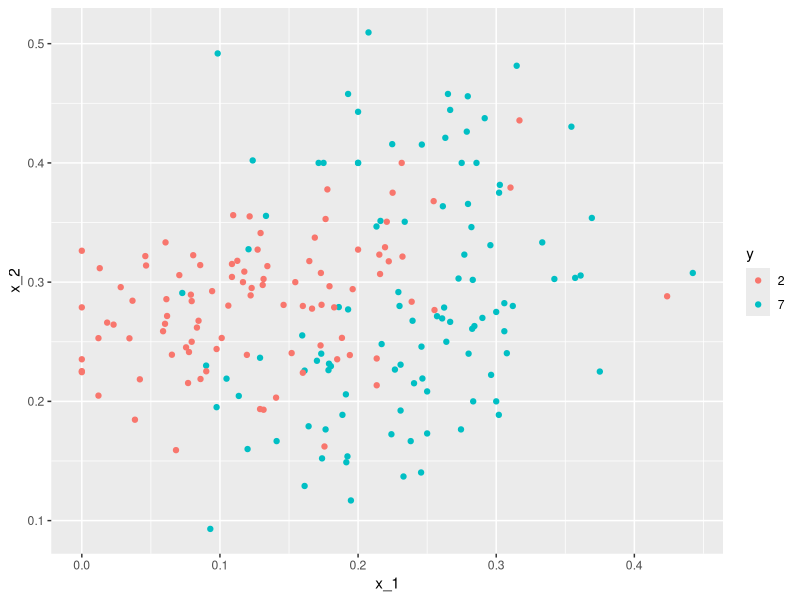
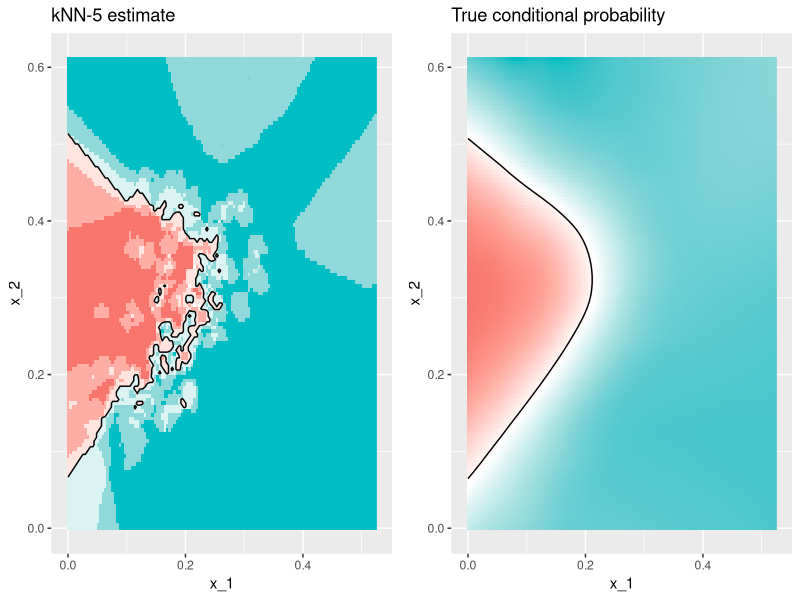
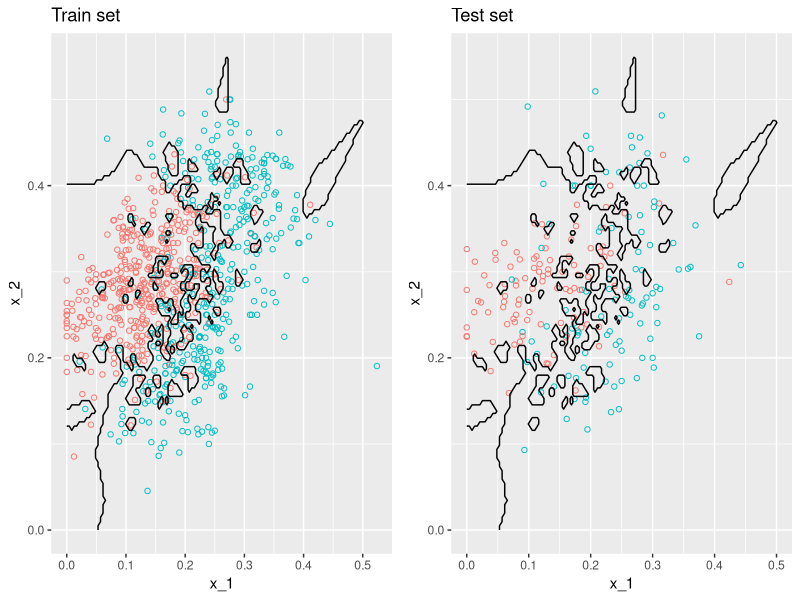
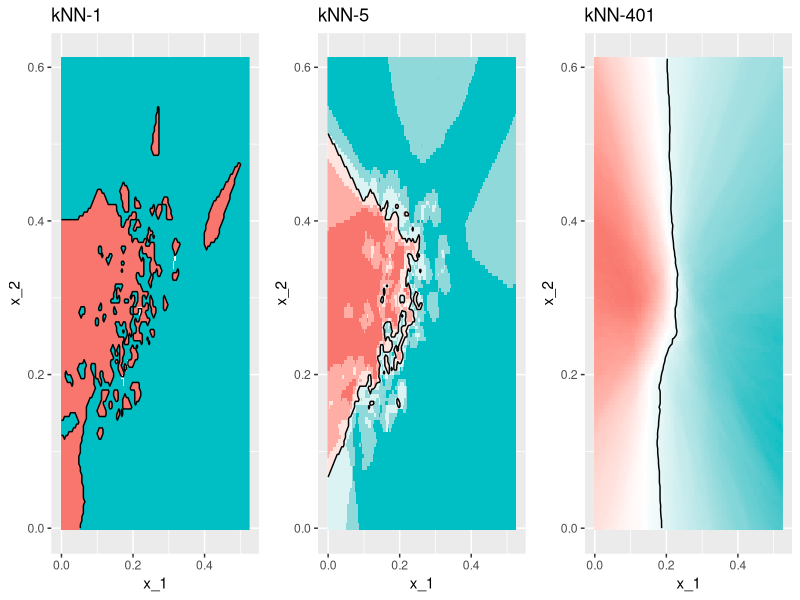
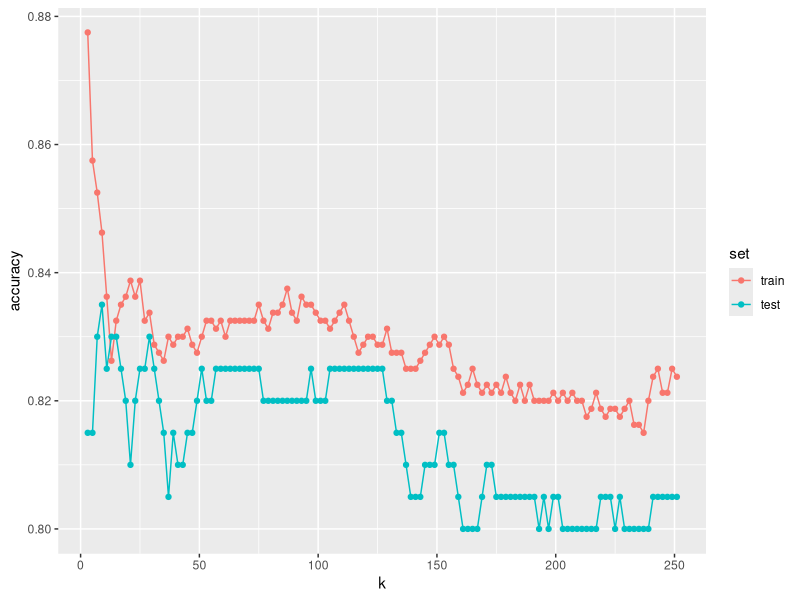
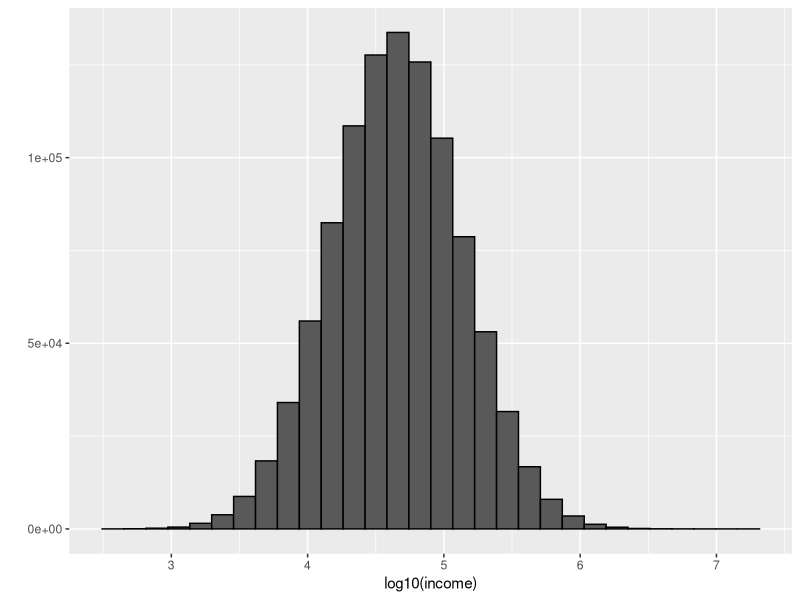
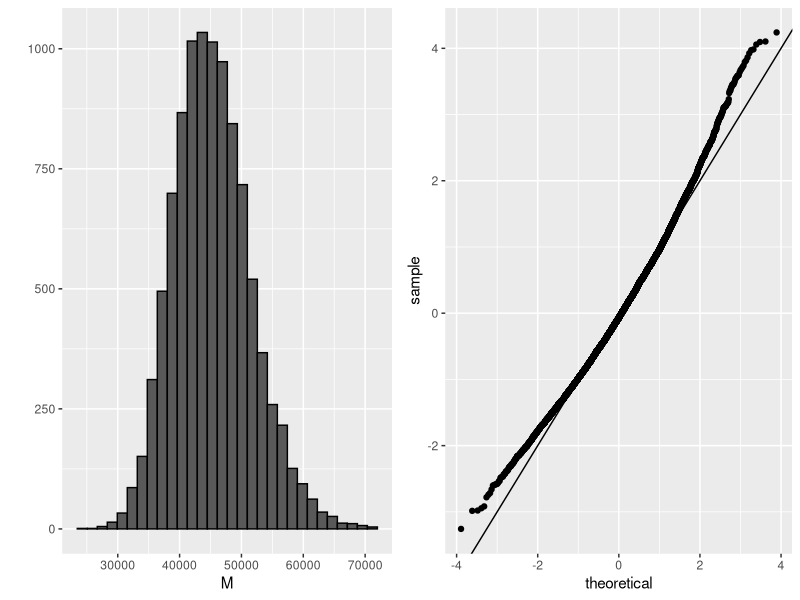
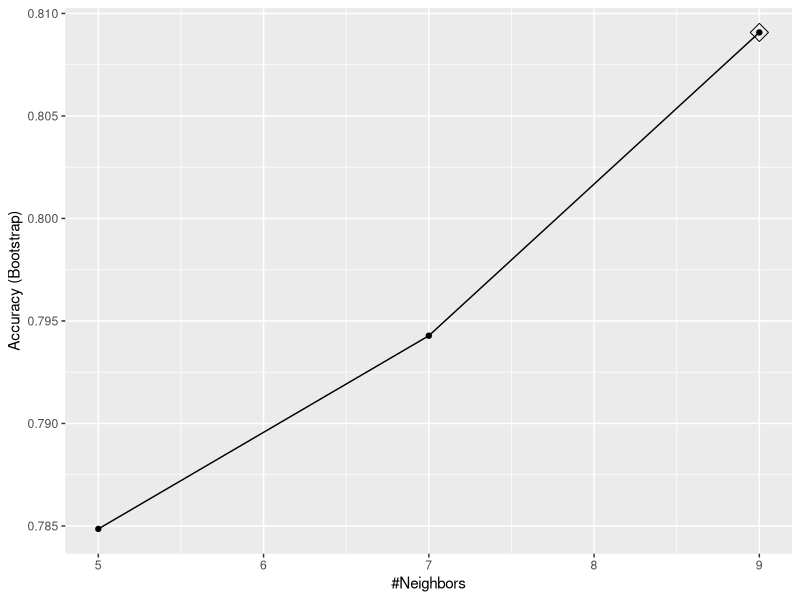

Source code (R) for these figures, in order:
## ---- chunk 1
knitr::opts_chunk$set(echo = TRUE,warning = FALSE, message = FALSE) 
library(caret)
library(tidyverse)
library(gam)
img_path <- "cvfigs/"
## ---- chunk 2
library(dslabs); data("mnist_27")
mnist_27$test %>% ggplot(aes(x_1, x_2, color = y)) + geom_point()
## ---- chunk 3
library(caret)
knn_fit <- knn3(y ~ ., data = mnist_27$train, k = 5)
## ---- chunk 4
y_hat_knn <- predict(knn_fit, mnist_27$test, type = "class")
confusionMatrix(y_hat_knn, mnist_27$test$y)$overall["Accuracy"]
## ---- chunk 5
# We use this function to plot the estimated conditional probabilities
plot_cond_prob <- function(p_hat=NULL){
  tmp <- mnist_27$true_p
  if(!is.null(p_hat)){
    tmp <- mutate(tmp, p=p_hat)
  }
  tmp %>% ggplot(aes(x_1, x_2, z=p, fill=p)) +
  geom_raster(show.legend = FALSE) +
  scale_fill_gradientn(colors=c("#F8766D","white","#00BFC4")) +
  stat_contour(breaks=c(0.5),color="black")
}

p1 <- plot_cond_prob() + ggtitle("True conditional probability")

p2 <- plot_cond_prob(predict(knn_fit, mnist_27$true_p)[,2]) +
  ggtitle("kNN-5 estimate")
library(gridExtra)

grid.arrange(p2, p1, nrow=1)
## ---- chunk 6
y_hat_knn <- predict(knn_fit, mnist_27$train, type = "class")
confusionMatrix(y_hat_knn, mnist_27$train$y)$overall["Accuracy"]

y_hat_knn <- predict(knn_fit, mnist_27$test, type = "class")
confusionMatrix(y_hat_knn, mnist_27$test$y)$overall["Accuracy"]
## ---- chunk 7
knn_fit_1 <- knn3(y ~ ., data = mnist_27$train, k = 1)
y_hat_knn_1 <- predict(knn_fit_1, mnist_27$train, type = "class")
confusionMatrix(y_hat_knn_1, mnist_27$train$y)$overall[["Accuracy"]]
## ---- chunk 8
y_hat_knn_1 <- predict(knn_fit_1, mnist_27$test, type = "class")
confusionMatrix(y_hat_knn_1, mnist_27$test$y)$overall["Accuracy"]
## ---- chunk 9
p1 <- mnist_27$true_p %>% 
  mutate(knn = predict(knn_fit_1, newdata = .)[,2]) %>%
  ggplot() +
  geom_point(data = mnist_27$train, aes(x_1, x_2, color= y),
             pch=21, show.legend = FALSE) +
  scale_fill_gradientn(colors=c("#F8766D","white","#00BFC4")) +
  stat_contour(aes(x_1, x_2, z = knn), breaks=c(0.5), color="black") +
  ggtitle("Train set")

p2 <- mnist_27$true_p %>% 
  mutate(knn = predict(knn_fit_1, newdata = .)[,2]) %>%
  ggplot() +
  geom_point(data = mnist_27$test, aes(x_1, x_2, color= y), 
             pch=21, show.legend = FALSE) +
  scale_fill_gradientn(colors=c("#F8766D","white","#00BFC4")) +
  stat_contour(aes(x_1, x_2, z = knn), breaks=c(0.5), color="black") +
  ggtitle("Test set")

grid.arrange(p1, p2, nrow=1)
## ---- chunk 10
knn_fit_401 <- knn3(y ~ ., data = mnist_27$train, k = 401)
y_hat_knn_401 <- predict(knn_fit_401, mnist_27$test, 
                         type = "class")
confusionMatrix(y_hat_knn_401, mnist_27$test$y)$overall["Accuracy"]
## ---- chunk 11

p1 <- plot_cond_prob(predict(knn_fit_1, mnist_27$true_p)[,2]) +
  ggtitle("kNN-1")

p2 <- plot_cond_prob(predict(knn_fit, mnist_27$true_p)[,2]) +
  ggtitle("kNN-5")

p3 <- plot_cond_prob(predict(knn_fit_401, mnist_27$true_p)[,2]) +
  ggtitle("kNN-401")
  
grid.arrange(p1, p2, p3, nrow=1)
## ---- chunk 12
ks <- seq(3, 251, 2)
## ---- chunk 13
library(purrr)
accuracy <- map_df(ks, function(k){
  fit <- knn3(y ~ ., data = mnist_27$train, k = k)
  
  y_hat <- predict(fit, mnist_27$train, type = "class")
  cm_train <- confusionMatrix(y_hat, mnist_27$train$y)
  train_error <- cm_train$overall["Accuracy"]
  
  y_hat <- predict(fit, mnist_27$test, type = "class")
  cm_test <- confusionMatrix(y_hat, mnist_27$test$y)
  test_error <- cm_test$overall["Accuracy"]
  
  tibble(train = train_error, test = test_error)
})
## ---- chunk 14
accuracy %>% mutate(k = ks) %>%
  gather(set, accuracy, -k) %>%
  mutate(set = factor(set, levels = c("train", "test"))) %>%
  ggplot(aes(k, accuracy, color = set)) + 
  geom_line() +
  geom_point() 
## ---- chunk 15
ks[which.max(accuracy$test)]
max(accuracy$test)
## ---- chunk 16
if(knitr::is_html_output()){
  knitr::opts_chunk$set(out.width = "500px",
                        out.extra='style="display: block; margin-left: auto; margin-right: auto; background-color: #000; padding:3px;"')
} else{
  knitr::opts_chunk$set(out.width = "35%")
}
## ---- chunk 17
set.seed(1995)
n <- 10^6
income <- 10^(rnorm(n, log10(45000), log10(3)))
qplot(log10(income), bins = 30, color = I("black"))
## ---- chunk 18
m <- median(income)
m
## ---- chunk 19
N <- 100
X <- sample(income, N)
median(X)
## ---- chunk 20
library(gridExtra)
B <- 10^4
M <- replicate(B, {X <- sample(income, N); median(X)})
p1 <- qplot(M, bins = 30, color = I("black"))
p2 <- qplot(sample = scale(M), xlab = "theoretical", 
            ylab = "sample") + geom_abline()
grid.arrange(p1, p2, ncol = 2)
## ---- chunk 21
median(X) + 1.96 * sd(X) / sqrt(N) * c(-1, 1)
## ---- chunk 22
quantile(M, c(0.025, 0.975))
## ---- chunk 23
B <- 10^4
M_star <- replicate(B, {
  X_star <- sample(X, N, replace = TRUE)
  median(X_star)
})
## ---- chunk 24
quantile(M_star, c(0.025, 0.975))
## ---- chunk 25
library(tidyverse)
library(dslabs)
data("mnist_27")
## ---- chunk 26
library(caret)
train_glm <- train(y ~ ., method = "glm", 
                   data = mnist_27$train)
train_knn <- train(y ~ ., method = "knn",
                   data = mnist_27$train)
## ---- chunk 27
y_hat_glm <- predict(train_glm, 
                     mnist_27$test, type = "raw")
y_hat_knn <- predict(train_knn, 
                     mnist_27$test, type = "raw")
## ---- chunk 28
confusionMatrix(y_hat_glm, 
      mnist_27$test$y)$overall[["Accuracy"]]
confusionMatrix(y_hat_knn,
      mnist_27$test$y)$overall[["Accuracy"]]
## ---- chunk 29
train_knn <- train(y ~ ., method = "knn", 
                   data = mnist_27$train)
## ---- chunk 30
ggplot(train_knn, highlight = TRUE)
## ---- chunk 31
set.seed(2008)
train_knn <- train(y ~ ., method = "knn", 
                   data = mnist_27$train,
                   tuneGrid = data.frame(k = seq(9, 71, 2)))
ggplot(train_knn, highlight = TRUE)
## ---- chunk 32
train_knn$bestTune
## ---- chunk 33
train_knn$finalModel
## ---- chunk 34
confusionMatrix(predict(train_knn, 
                        mnist_27$test, type = "raw"),
                mnist_27$test$y)$overall["Accuracy"]
## ---- chunk 35
control <- trainControl(method = "cv", number = 10, p = .9)
train_knn_cv <- train(y ~ ., method = "knn", 
                   data = mnist_27$train,
                   tuneGrid = data.frame(k = seq(9, 71, 2)),
                   trControl = control)
ggplot(train_knn_cv, highlight = TRUE)
## ---- chunk 36
names(train_knn$results)
## ---- chunk 37
train_knn$results %>% 
  ggplot(aes(x = k, y = Accuracy)) +
  geom_line() + geom_point() +
  geom_errorbar(aes(x = k, 
                    ymin = Accuracy - AccuracySD, 
                    ymax = Accuracy + AccuracySD))
## ---- chunk 38
plot_cond_prob <- function(p_hat=NULL){
  tmp <- mnist_27$true_p
  if(!is.null(p_hat)){
    tmp <- mutate(tmp, p=p_hat)
  }
  tmp %>% ggplot(aes(x_1, x_2, z=p, fill=p)) +
  geom_raster(show.legend = FALSE) +
  scale_fill_gradientn(colors=c("#F8766D","white","#00BFC4")) +
  stat_contour(breaks=c(0.5),color="black")
}
## ---- chunk 39
plot_cond_prob(predict(train_knn, mnist_27$true_p, type = "prob")[,2])
## ---- chunk 40
modelLookup("gamLoess")
## ---- chunk 41
grid <- expand.grid(span = seq(0.15, 0.65, len = 10)
                    , degree = 1)
## ---- chunk 42
train_loess <- train(y ~ ., method = "gamLoess", 
                   tuneGrid=grid,
                   data = mnist_27$train)
ggplot(train_loess, highlight = TRUE)
## ---- chunk 43
confusionMatrix(data = predict(
      train_loess, mnist_27$test), 
      reference = mnist_27$test$y)$overall["Accuracy"]
## ---- chunk 44
p1 <- plot_cond_prob() + ggtitle("True conditional probability")

p2 <- plot_cond_prob(predict(train_loess, mnist_27$true_p, type = "prob")[,2]) + 
  ggtitle("GAM Loess estimate")

gridExtra::grid.arrange(p2, p1, nrow=1)
## ---- chunk 45
sessionInfo()
